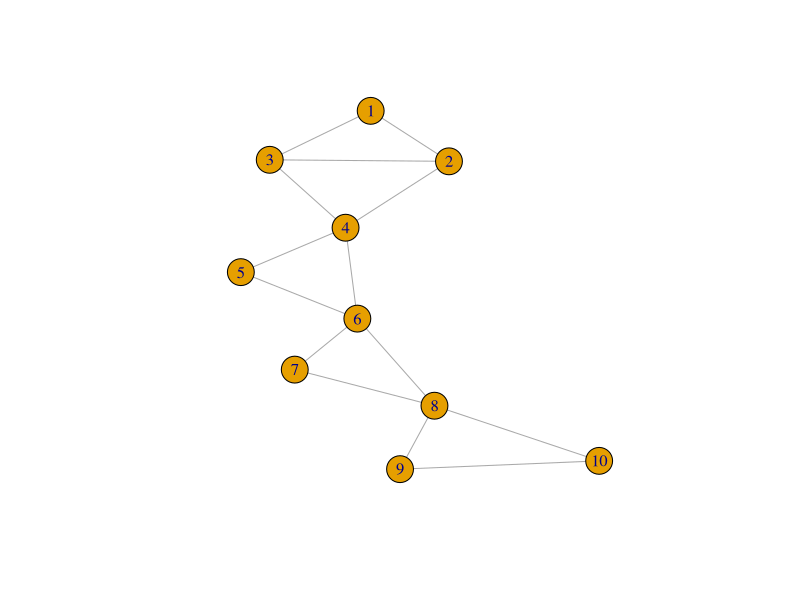

The R source for this figure: (Note: this script raises an error after producing the figure.)
## ---- chunk 1
knitr::opts_chunk$set(echo = TRUE, warning = FALSE, message = FALSE, cache=TRUE)
## ---- chunk 2
ccc = 5 # cache_indicator

rm(list=ls())
# load packages
pkgs = c("tidyverse","BRISC","igraph","gRbase","foreach","Matrix","sparseMVN","MBA","plotly","RBGL","mvtnorm","mgcv","coda","tictoc")
lapply(pkgs, require, character.only = TRUE)
#Rcpp::sourceCpp('rcpprnorm.cpp')

# Calculate multivariate normal likelihood with precision matrix K and sample covariance matrix S.
ellK <- function (K, S, n=1)
{
  value <- (n/2) * (as.numeric(determinant(K,logarithm = TRUE)$mod) - sum(rowSums(K * S)))
  return(value)
}

# Calculate Matern cross-covariance with distance u
matern <- function (u, phi, kappa)
{
  if (is.vector(u))
    names(u) <- NULL
  if (is.matrix(u))
    dimnames(u) <- list(NULL, NULL)
  uphi <- u/phi
  uphi <- ifelse(u > 0, (((2^(-(kappa - 1)))/ifelse(0, Inf,
                                                    gamma(kappa))) * (uphi^kappa) * besselK(x = uphi, nu = kappa)),
                 1)
  uphi[u > 600 * phi] <- 0
  return(uphi)
}

# Propose a new cross-correlation parameter and update the current covariance matrix.
fill.offdiagonal.one <- function(theta,m){
  clq.match <- which(unlist(lapply(clqs,function(x){all(!is.na(match(as.numeric(clqs_2[[m]]),as.numeric(x))))}))>0)
  sep.match <- which(unlist(lapply(seps,function(x){all(!is.na(match(as.numeric(clqs_2[[m]]),as.numeric(x))))}))>0)
  clq.ind <- lapply(clqs[clq.match],function(x){match(as.numeric(clqs_2[[m]]),as.numeric(x))})
  sep.ind <- lapply(seps[sep.match],function(x){match(as.numeric(clqs_2[[m]]),as.numeric(x))})

  v <- sort(clqs_2[[m]])
  sig <- sqrt(sigmahat.mat[v[1],v[1]] * sigmahat.mat[v[2],v[2]]) *( (phihat.mat[v[1],v[1]]^nuhat.mat[v[1],v[1]]) * (phihat.mat[v[2],v[2]]^nuhat.mat[v[2],v[2]])) * ((1/ phihat.mat[v[1],v[2]]) ^(2*nuhat.mat[v[1],v[2]])) * theta[m]
  sigmahat1.mat <- sigmahat.mat
  sigmahat1.mat[v[1],v[2]] <- sigmahat1.mat[v[2],v[1]] <- sig
  Stemp <-sig *matern(D,phi= 1/phihat.mat[v[1],v[2]], kappa= nuhat.mat[v[1],v[2]])

  Stemp.clq <- Slist.clq
  Stemp.sep <- Slist.sep
  Rtemp.clq <- Rlist.clq
  Rtemp.sep <- Rlist.sep

  for(i in 1:length(clq.match)){
    v <- clq.ind[[i]]
    idx=c(((v[1]-1)*n+1):(v[1]*n))
    jdx=c(((v[2]-1)*n+1):(v[2]*n))
    Stemp.clq[[clq.match[i]]][idx,jdx] <- Stemp
    Stemp.clq[[clq.match[i]]][jdx,idx] <- Stemp
    Rtemp.clq[[clq.match[i]]][v[1],v[2]] <- Rtemp.clq[[clq.match[i]]][v[2],v[1]] <- theta[m]
  }

  if(length(sep.match)>0){
    for(i in 1:length(sep.match)){
      v <- sep.ind[[i]]
      idx=c(((v[1]-1)*n+1):(v[1]*n))
      jdx=c(((v[2]-1)*n+1):(v[2]*n))
      Stemp.sep[[sep.match[i]]][idx,jdx] <- Stemp
      Stemp.sep[[sep.match[i]]][jdx,idx] <- Stemp
      Rtemp.sep[[sep.match[i]]][v[1],v[2]] <- Rtemp.sep[[sep.match[i]]][v[2],v[1]] <- theta[m]
    }
  }
  return(list(Slc=Stemp.clq,Sls=Stemp.sep,Rlc=Rtemp.clq,Rls=Rtemp.sep,sigmahat=sigmahat1.mat))
}

# Calculate new likelihood based on the proposed cross-correlation parameter
comp.lik.oneedge <- function(t,S.clq,S.sep,R.clq,R.sep){
  clq.match <- clqmatchedge[[t]]
  sep.match <- sepmatchedge[[t]]
  y=unlist(wl)
  n=length(y)/q
  m = 1

  k.store <- list()
  k.sep.store <- list()

  max.clq.length <- max(sapply(clqs[clq.match],length))

  lclq <- lsep <- NULL

  if(max.clq.length > 2){
    pdind.clq <- unlist(lapply(clq.match,function(x){
      slanczos(R.clq[[x]],k=1,kl=1)$val[2]}))

    pdind.sep <- NULL
    if(length(sep.match)>0){
      pdind.sep <- unlist(lapply(sep.match,function(x){
        slanczos(R.sep[[x]],k=1,kl=1)$val[2]}))}

    pdind <- c(pdind.clq,pdind.sep)
  } else {
    pdind <- 1}

  if(all(pdind>0)){
    lclq <- unlist(lapply(clq.match,function(l){
      kdummy <- rcppeigen_invert_matrix(S.clq[[l]])
      Sy=Sy.clq.list[[l]]
      value <- ellK(K=kdummy, S=Sy, n=1)
      value}))

    if(length(sep.match)>0){
      lsep <- unlist(lapply(sep.match,function(l){
        kdummy <- rcppeigen_invert_matrix(S.sep[[l]])
        Sy=Sy.sep.list[[l]]
        value <- ellK(K=kdummy, S=Sy, n=1)
        value}))
    } else {
      lsep =0
    }
    val <- sum(lclq) - sum(lsep)
  } else {
    val <- -10^26
  }
  return(list(lik=-val,lclq=lclq,lsep=lsep))
}

# Calculate likelihood of multivariate normal which respects a decomposable graph with clique = clqs, separator = seps
decomp_ips_par <- function(S,q,clqs=clqs, seps=seps){
  k.store <- list()
  k.sep.store <- list()
  n <- ncol(S)/q
  S <- (S + t(S))/2

  kclq <- foreach(l=1:length(clqs),.combine='+',.export=c("clqs","seps"),.packages = "FastGP") %do%{
    varsub <- clqs[[l]]
    sub <- unlist(lapply(varsub,function(x){c(((x-1)*n+1):(x*n))}))
    kdummy <- matrix(0,ncol=n*q,nrow=n*q)
    kdummy[sub,sub]=rcppeigen_invert_matrix(S[sub,sub])
    kdummy
  }

  ksep <- foreach(l=2:length(seps),.combine='+',.export=c("clqs","seps"),.packages = "FastGP") %do%
  {
    varsub <- seps[[l]]
    sub <- unlist(lapply(varsub,function(x){c(((x-1)*n+1):(x*n))}))
    kdummy <- matrix(0,ncol=n*q,nrow=n*q)
    kdummy[sub,sub] <- rcppeigen_invert_matrix(S[sub,sub])
    kdummy
  }
  K <- kclq - ksep
  return((K+t(K))/2)
}

simp.mat <- function(A){
  d <- dim(A)
  Am <- matrix(nrow=d[1],ncol=d[2]*d[3])
  for(i in 1:d[1]){
    Am[i,] <- as.numeric(t(A[i,,]))
  }
  return(Am)
}
## ---- chunk 3
ccc = 5 # cache_indicator
q=10
# Fix graph and plot it
G_V <- make_graph(c(1,2,2,3,1,3,2,4,3,4,4,5,5,6,4,6,6,7,7,8,6,8,8,9,9,10,8,10),directed=FALSE)
plot(G_V)
A_V <- as.matrix(as_adjacency_matrix(G_V))
## ---- chunk 4
ccc = 5 # cache_indicator
# list cliques and separators
diag(A_V) <- 0
Dord <- rip(as(A_V,"graphNEL"))
clqs <- lapply(Dord$cliques,as.integer)
clqs <- lapply(clqs,sort)
max.clq.length <- max(sapply(clqs,function(x){length(x)}))
seps <- lapply(Dord$separators,as.integer)
seps <- lapply(seps,sort)
b <- lapply(clqs,function(x){x<-sort(x);c <- combn(x,2);c})
b <- reduce(b,cbind) %>% unique(MARGIN=2)
clqs_2 <- split(b,rep(1:ncol(b), each = nrow(b)))
max.clq.length <- max(sapply(clqs,length))

# Plot cliques in sequence
par(mfrow=c(3,3),mar=c(3,4,2,2))
plot(induced_subgraph(G_V,clqs[[1]]),vertex.label = clqs[[1]], vertex.size=100, main="Clique 1")
plot(induced_subgraph(G_V,seps[[2]]),vertex.label = seps[[2]],label.cex=10, vertex.size=100, main="Separator 1")
plot(induced_subgraph(G_V,clqs[[2]]),vertex.label = clqs[[2]],label.cex=3,vertex.size=100, main="Clique 2")
plot(induced_subgraph(G_V,seps[[3]]),vertex.label = seps[[3]],label.cex=3,vertex.size=100, main="Separator 2")
plot(induced_subgraph(G_V,clqs[[3]]),vertex.label = clqs[[3]],label.cex=3,vertex.size=100, main="Clique 3")
plot(induced_subgraph(G_V,seps[[4]]),vertex.label = seps[[4]],label.cex=3,vertex.size=100, main="Separator 3")
plot(induced_subgraph(G_V,clqs[[4]]),vertex.label = clqs[[4]],label.cex=3,vertex.size=100, main="Clique 4")
plot(induced_subgraph(G_V,seps[[5]]),vertex.label = seps[[5]],label.cex=3,vertex.size=100, main="Separator 4")
plot(induced_subgraph(G_V,clqs[[5]]),vertex.label = clqs[[5]],label.cex=3, vertex.size=100, main="Clique 5")
## ---- chunk 5
ccc = 5 # cache_indicator
plot(make_tree(length(clqs),1,mode="undirected"), vertex.label=sapply(clqs,function(x){paste(x,sep=", ", collapse=", ")}), vertex.size=40, edge.label = sapply(seps[-1],function(x){paste(x,sep=", ", collapse=", ")}), title="Junction tree", label.cex=5, main="Junction tree")
## ---- chunk 6
ccc = 5 # cache_indicator
set.seed(23)
# number of locations
n=250
# number of variables
q = 10
# Generating locations on (0,1) * (0,1) plane and calculating distance matrix
coords <- cbind(runif(n,0,1),runif(n,0,1))
D <-  as.matrix(dist(coords))

# Fixing multivariate Matern parameters
D_B=0
R <- matrix(runif(q^2,-1,1), ncol=q) 
B <- matrix(rnorm(q^2,0,2), ncol=q)
r0 <- runif(q-1,0.1,0.7)
R_B <- cov2cor(B %*% t(B))
nu.mat = matrix(0.5, ncol=q, nrow= q)
phi.diag= sample(seq(1,5,length.out = q))
sigma.diag= sample(seq(5,1,length.out = q))
phi.mat = diag(phi.diag)
# Creating scale matrix
for(i in 1:(q-1)){
  for (j in (i+1): q){
    phi.mat[i,j]= sqrt((phi.mat[i,i]^2 + phi.mat[j,j]^2)/2) + D_B*(1-R_B[i,j])
    phi.mat[j,i] = phi.mat[i,j]
  }
}
# Creating sigma matrix  
sigma.mat=diag(sigma.diag)
# Cross-correlation parameters
b <- cov2cor(R %*% t(R))
for(i in 1:(q-1)){
  for (j in (i+1): q){
    sigma.mat[i,j]= sqrt(sigma.mat[i,i] * sigma.mat[j,j]) *( (phi.mat[i,i]^nu.mat[i,i]) * (phi.mat[j,j]^nu.mat[j,j])) * ((1/ phi.mat[i,j]) ^(2*nu.mat[i,j])) * b[i,j] 
    sigma.mat[j,i] = sigma.mat[i,j]
  }
}

# Constructing cross-covariance matrix for the process
SIGMA <- matrix(ncol=n*q, nrow=n*q)

for (i in 1:q){
  for(j in i:q){
    idx=c(((i-1)*n+1):(i*n))
    jdx=c(((j-1)*n+1):(j*n))
    SIGMA[idx,jdx] = sigma.mat[i,j]*matern(D,phi= 1/phi.mat[i,j], kappa= nu.mat[i,j])
    SIGMA[jdx,idx] = SIGMA[idx,jdx]
  }
}
# Create Cholesky decomposition
S <- SIGMA
## ---- chunk 7
ccc = 5 # cache_indicator
# Calculate GGP precision matrix
K0 = decomp_ips_par(S, 10, clqs=clqs, seps = seps)
B <- as((K0+t(K0))/2, "sparseMatrix") 
Lk <- Cholesky(B, LDL=FALSE)

rm(K0)
rm(B)
w0 <- rmvn.sparse(1,mu=rep(0,n*q),CH=Lk)
## ---- chunk 8
ccc = 5 # cache_indicator
# Covariate
X <- rnorm(n*q,0,2)
# Regression coefficient for covariate
beta0 <- runif(q,-2,2)
# Error variance
tausq0 <- rep(0.25,q)
# Generate error
e0 <- rnorm(n*q,0,sqrt(tausq0[1]))
Y <- as.numeric(t(X) %*% diag(rep(beta0,each=n)) + w0 + e0)
X <- as.numeric(X)
w.data <- matrix(w0,ncol=q)
Y.data <- matrix(Y, ncol=q)
X.data <- matrix(X, ncol=q)
## ---- chunk 9
ccc = 5 # cache_indicator
# Fixing test set location for each variable
test.prop <- 0.2
test.sample <- list()
exc <- list()
for(k in 1:q){
  test.sample[[k]] <- sort(sample(1:n,size=n*test.prop))
  exc[[k]] <- test.sample[[k]] + (k-1)*n
}

# Splitting into train and test data
Y.train <- sapply(1:q,function(x){Y.data[,x][-test.sample[[x]]]},simplify = TRUE)
X.train <- sapply(1:q,function(x){X.data[,x][-test.sample[[x]]]},simplify = TRUE)
X.test <- sapply(1:q,function(x){X.data[,x][test.sample[[x]]]},simplify = TRUE)
Y.test <- sapply(1:q,function(x){Y.data[,x][test.sample[[x]]]},simplify = TRUE)

## ---- chunk 10
#print("Surface plots for latent processes")
# surf_w=list()
# for(i in 1:q){
#   surf_w[[i]] <- mba.surf(cbind(coords,w.data[,i]), no.X=200, no.Y=200, h=5, m=2, extend=F, b.box=c(min(coords[,1]),max(coords[,1]),min(coords[,2]),max(coords[,2])))$xyz.est
# }
# fig <- htmltools::tagList()
# for(i in 1:q){
# fig[[i]] <- plot_ly(x = surf_w[[i]]$x, y = surf_w[[i]]$y, z=surf_w[[i]]$z, type = "surface") %>% layout(title=paste("Surface plots for latent process for variable", i))
# }
# fig
## ---- chunk 11
# #"Surface plots for observed outcome")
# surf_Y=list()
# for(i in 1:q){
#   surf_Y[[i]] <- mba.surf(cbind(coords,Y.data[,i]), no.X=200, no.Y=200, h=5, m=2, extend=F, b.box=c(min(coords[,1]),max(coords[,1]),min(coords[,2]),max(coords[,2])))$xyz.est
# }
# fig <- htmltools::tagList()
# for(i in 1:q){
# fig[[i]] <- plot_ly(x = surf_Y[[i]]$x, y = surf_Y[[i]]$y, z=surf_Y[[i]]$z, type = "surface") %>% layout(title=paste("Surface plots for latent process for variable", i))
# }
# fig
## ---- chunk 12
ccc = 5 # cache_indicator
# n: number of locations
# q: number of variables
# m: number of nearest neighbors considered
# coords: a n*2 coordinate matrix of locations
# test.sample: A list of length q storing the missing (test) locations for each variable
# X.train: The covariate matrix (assuming one covariate here) 
# Y.train: Observations (n*q matrix)
# Fitting the model
# Estimating marginal materns with BRISC
M <- list()
for(i in 1:q){
  M[[i]] <- BRISC_estimation(coords[-test.sample[[i]],], x=as.matrix((X.train[,i])), y=(Y.train[,i]), n.neighbors = 15, cov.model="exponential")
}

# Fix marginal smoothness as 0.5
nuhat.mat = matrix(0.5, ncol=q, nrow= q)

# Get marginal scale parameters and calculate cross-scale parameters
phihat.diag=  unlist(lapply(M,function(x){x$Theta[3]}))
phihat.mat = diag(phihat.diag)

for(i in 1:(q-1)){
  for (j in (i+1): q){
    phihat.mat[i,j]= sqrt((phihat.mat[i,i]^2 + phihat.mat[j,j]^2)/2)
    phihat.mat[j,i] = phihat.mat[i,j]
  }
}
# Regression coefficient
beta <- unlist(lapply(M,function(x){x$Beta}))
# Error variance
tausq= unlist(lapply(M,function(x){x$Theta[2]}))

## ---- chunk 13
ccc = 5 # cache_indicator
# Node coloring
g_v <- graph_from_adjacency_matrix(A_V,mode="undirected")
g_V <- as(A_V[as.numeric(max_cardinality(g_v)$alpha),as.numeric(max_cardinality(g_v)$alpha)],"graphNEL")
coloring <- as.numeric(sequential.vertex.coloring(g_V)$color[max_cardinality(g_v)$alpham])
plot(g_v, vertex.color=c("Pink","Green","Yellow"))

# Get cliques and separators
diag(A_V) <- 0
Dord <- rip(as(A_V,"graphNEL"))
clqs <- lapply(Dord$cliques,as.integer)
clqs <- lapply(clqs,sort)
max.clq.length <- max(sapply(clqs,function(x){length(x)}))
seps <- lapply(Dord$separators,as.integer)
seps <- lapply(seps,sort)
bb <- lapply(clqs,function(x){x<-sort(x);c <- combn(x,2);c})
bb <- reduce(bb,cbind) %>% unique(MARGIN=2)
clqs_2 <- split(bb,rep(1:ncol(bb), each = nrow(bb)))
true <- unlist(lapply(clqs_2,function(x){b[x[1],x[2]]}))
max.clq.length <- max(sapply(clqs,length))

# Coloring for edges
ne <- length(clqs_2)
A_E <- matrix(0,nrow=ne, ncol=ne)
if(ne >1){
  for(i in 1:(ne-1)){
    for(j in (i+1):ne){
      e <- sort(union(clqs_2[[i]], clqs_2[[j]]))
      A_E[i,j] <- any(sapply(clqs, function(x){setequal(intersect(x,e),e)}))
      A_E[j,i] <- A_E[i,j]
    }
  }
  g_e <- graph_from_adjacency_matrix(A_E,mode="undirected")
  g_E <- as(A_E[as.numeric(max_cardinality(g_e)$alpha),as.numeric(max_cardinality(g_e)$alpha)],"graphNEL")
  coloring_e <- as.numeric(sequential.vertex.coloring(g_E)$color[max_cardinality(g_e)$alpham])
} else{
  coloring_e <- 0  
}

## ---- chunk 14
ccc = 5 # cache_indicator
# Initial cross-covariance matrix
rho=0.5
R_V= (1-rho)*diag(q) + rho*cor(Y.train)
R <- R_V
# Initial cross-correlation parameters
theta = unlist(lapply(clqs_2,function(x){R_V[x[1],x[2]]}))
sigmahat.diag=unlist(lapply(M,function(x){x$Theta[1]}))
sigmahat.mat=diag(sigmahat.diag)
for(i in 1:(q-1)){
  for (j in (i+1): q){
    sigmahat.mat[i,j]=  sqrt(sigmahat.mat[i,i] * sigmahat.mat[j,j]) *( (phihat.mat[i,i]^nuhat.mat[i,i]) * (phihat.mat[j,j]^nuhat.mat[j,j])) * ((1/ phihat.mat[i,j]) ^(2*nuhat.mat[i,j])) * R_V[i,j] 
    sigmahat.mat[j,i] = sigmahat.mat[i,j]
  }
}

# Store clique and separator cross-covariances as a list
Slist.clq <- Slist.sep <- list()
Rlist.clq <- Rlist.sep <- list()

for(k in 1:length(clqs)){
  comp <- sort(clqs[[k]])
  pc <- length(clqs[[k]])
  sigmahat.sub <- sigmahat.mat[comp,comp]
  phihat.sub <- phihat.mat[comp,comp]
  nu.sub <- nu.mat[comp,comp]
  Stemp <- matrix(nrow=n*pc,ncol=n*pc)
  for (i in 1:pc){
    for(j in i:pc){
      idx=c(((i-1)*n+1):(i*n))
      jdx=c(((j-1)*n+1):(j*n))
      Stemp[idx,jdx] = sigmahat.sub[i,j]*matern(D,phi= 1/phihat.sub[i,j], kappa= nu.sub[i,j])
      Stemp[jdx,idx] = Stemp[idx,jdx]
    }
  }
  Slist.clq[[k]] <- Stemp
  Rlist.clq[[k]] <- R[comp,comp]
  rm(Stemp)
}

for(k in 2:length(seps)){
  comp <- sort(seps[[k]])
  pc <- length(seps[[k]])
  sigmahat.sub <- as.matrix(sigmahat.mat[comp,comp])
  phihat.sub <- as.matrix(phihat.mat[comp,comp])
  nu.sub <- as.matrix(nu.mat[comp,comp])
  Stemp <- matrix(nrow=n*pc,ncol=n*pc)
  for (i in 1:pc){
    for(j in i:pc){
      idx=c(((i-1)*n+1):(i*n))
      jdx=c(((j-1)*n+1):(j*n))
      Stemp[idx,jdx] = sigmahat.sub[i,j]*matern(D,phi= 1/phihat.sub[i,j], kappa= nu.sub[i,j])
      Stemp[jdx,idx] = Stemp[idx,jdx]
    }
  }
  Slist.sep[[k]] <- Stemp
  Rlist.sep[[k]] <- R[comp,comp]
  rm(Stemp)
}
clqmatchedge <- sepmatchedge <- list()
for(t in 1:length(clqs_2)){
  clqmatchedge[[t]] <- which(unlist(lapply(clqs,function(x){all(!is.na(match(as.numeric(clqs_2[[t]]),as.numeric(x))))}))>0)
  sepmatchedge[[t]] <- which(unlist(lapply(seps,function(x){all(!is.na(match(as.numeric(clqs_2[[t]]),as.numeric(x))))}))>0)
}

clqmatchvar <- sepmatchvar <- list()
for(t in 1:q){
  clqmatchvar[[t]] <- which(unlist(lapply(clqs,function(x){all(!is.na(match(as.numeric(t),as.numeric(x))))}))>0)
  sepmatchvar[[t]] <- which(unlist(lapply(seps,function(x){all(!is.na(match(as.numeric(t),as.numeric(x))))}))>0)
}

# Initial latent spatial process parameters
Yl <- list()
Xl <- list()
wl <- list()
for(i in 1:q){
  Yl[[i]] = Y.train[,i]
  Xl[[i]] = X.train[,i]
  wl[[i]] = numeric(n)
  cmatch <- clqmatchvar[[i]][1]
  imatch <- which(clqs[[cmatch[1]]]==i)
  im <- c(((imatch-1)*n+1):(imatch*n))
  wtemp <- as.numeric(rmvnorm(1,sigma=Slist.clq[[cmatch[1]]][im,im]))
  wl[[i]][-test.sample[[i]]] = wtemp[-test.sample[[i]]]
  wl[[i]][test.sample[[i]]] = wtemp[test.sample[[i]]]
}

w = unlist(wl)
## ---- chunk 15
ccc = 5 # cache_indicator
# N: total number of MCMC samples
N = 1000
counter <- matrix(nrow=length(clqs_2),ncol=N)
countertau <- countersig <- counterphi <- matrix(nrow=q,ncol=N)
mcmc.store <- list(phi=phi.mat, sigma=sigma.mat, beta=beta0, r=true, betahat=matrix(nrow=N,ncol=q),tausq=tausq0,tausqhat=matrix(nrow=N,ncol=q),rhat=matrix(ncol=length(clqs_2),nrow=N),phihat=matrix(nrow=N,ncol=q),sigmahat=matrix(nrow=N,ncol=q),lik=matrix(nrow=N,ncol=2),
                   w=array(dim=c(N,q,n)),
                   ytest=Y.test,ytestpred=array(dim=c(N,q,n*(test.prop))))
mu=rep(0,n*q)

counter <- matrix(0,nrow=length(clqs_2),ncol=N)
countersig <- counterphi <- matrix(nrow=q,ncol=N)
lik.clq <- list()
lik.sep <- list()
Ytest <- list()

for (j in 1:N){
tic("totaltime")
  
  # Part 1, Sampling latent processes (w's): 
 for(k in c(1:length(unique(coloring)))){
    m = which(coloring==(k-1))
    tic("total")
    w.store <- lapply(m,function(t){
      ##tic()
      clq.match <- which(unlist(lapply(clqs,function(x){all(!is.na(match(as.numeric(t),as.numeric(x))))}))>0)
      sep.match <- which(unlist(lapply(seps,function(x){all(!is.na(match(as.numeric(t),as.numeric(x))))}))>0)
      o_t <- as.numeric(!c(1:n) %in% test.sample[[t]])
      mu_t <- numeric(n)
      mu_t[-test.sample[[t]]] <- Yl[[t]]-Xl[[t]]*beta[t]
      if(length(clq.match)==1){
        l=clq.match
        varsub <- which(clqs[[l]]==t)
        nbr <- which(clqs[[l]]!=t)
        nbr.w <- clqs[[l]][nbr]
        nbr.sub <- unlist(lapply(nbr,function(x){c(((x-1)*n+1):(x*n))}))
        nbr.sub.w <- unlist(lapply(nbr.w,function(x){c(((x-1)*n+1):(x*n))}))
        sub <- unlist(lapply(varsub,function(x){c(((x-1)*n+1):(x*n))}))
        sub.w <- unlist(lapply(t,function(x){c(((x-1)*n+1):(x*n))}))
        res <- list()
        S=Slist.clq[[l]]
        nbrsubinv <- rcppeigen_invert_matrix(S[nbr.sub,nbr.sub])
        res[[1]] <- rcppeigen_invert_matrix(S[sub,sub] - S[sub,nbr.sub] %*% nbrsubinv %*% S[nbr.sub,sub])
        res[[2]] <- res[[1]]%*%S[sub,nbr.sub] %*% nbrsubinv %*% w[nbr.sub.w]
        lclq <- res
        lclq <- list(lclq)
        rm(res)
      } else {
        lclq <- lapply(clq.match,function(l){
          ##tic()
          varsub <- which(clqs[[l]]==t)
          nbr <- which(clqs[[l]]!=t)
          nbr.w <- clqs[[l]][nbr]
          nbr.sub <- unlist(lapply(nbr,function(x){c(((x-1)*n+1):(x*n))}))
          nbr.sub.w <- unlist(lapply(nbr.w,function(x){c(((x-1)*n+1):(x*n))}))
          sub <- unlist(lapply(varsub,function(x){c(((x-1)*n+1):(x*n))}))
          sub.w <- unlist(lapply(t,function(x){c(((x-1)*n+1):(x*n))}))
          res <- list()
          S=Slist.clq[[l]]
          nbrsubinv <- rcppeigen_invert_matrix(S[nbr.sub,nbr.sub])
          res[[1]] <- rcppeigen_invert_matrix(S[sub,sub] - S[sub,nbr.sub] %*% nbrsubinv %*% S[nbr.sub,sub])
          res[[2]] <- res[[1]]%*%S[sub,nbr.sub] %*% nbrsubinv %*% w[nbr.sub.w]
          res})
      }
      if(length(sep.match)>0){
        if(length(sep.match==1)){
          l=sep.match
          if(length(seps[[l]])==1){
            #tic()
            varsub <- which(seps[[l]]==t)
            sub <- unlist(lapply(varsub,function(x){c(((x-1)*n+1):(x*n))}))
            res <- list()
            S <- Slist.sep[[l]]
            res[[1]] <- rcppeigen_invert_matrix(S[sub,sub])
            res[[2]] <- rep(0,n)
          } else {
            varsub <- which(seps[[l]]==t)
            nbr <- which(seps[[l]]!=t)
            nbr.w <- seps[[l]][nbr]
            nbr.sub <- unlist(lapply(nbr,function(x){c(((x-1)*n+1):(x*n))}))
            nbr.sub.w <- unlist(lapply(nbr.w,function(x){c(((x-1)*n+1):(x*n))}))
            sub <- unlist(lapply(varsub,function(x){c(((x-1)*n+1):(x*n))}))
            sub.w <- unlist(lapply(t,function(x){c(((x-1)*n+1):(x*n))}))
            res <- list()
            S=Slist.sep[[l]]
            nbrsubinv <- rcppeigen_invert_matrix(S[nbr.sub,nbr.sub])
            res[[1]] <- rcppeigen_invert_matrix(S[sub,sub] - S[sub,nbr.sub] %*% nbrsubinv %*% S[nbr.sub,sub])
            res[[2]] <- res[[1]]%*%S[sub,nbr.sub] %*% nbrsubinv %*% w[nbr.sub.w]
          }
          lsep <- res
          lsep <- list(lsep)
          rm(res)
        } else {
          lsep <- lapply(sep.match,function(l){ if(length(seps[[l]])==1){
            #tic()
            varsub <- which(seps[[l]]==t)
            nbr <- which(seps[[l]]!=t)
            nbr.w <- seps[[l]][nbr]
            nbr.sub <- unlist(lapply(nbr,function(x){c(((x-1)*n+1):(x*n))}))
            nbr.sub.w <- unlist(lapply(nbr.w,function(x){c(((x-1)*n+1):(x*n))}))
            sub <- unlist(lapply(varsub,function(x){c(((x-1)*n+1):(x*n))}))
            sub.w <- unlist(lapply(t,function(x){c(((x-1)*n+1):(x*n))}))
            res <- list()
            S <- Slist.sep[[l]]
            nbrsubinv <- rcppeigen_invert_matrix(S[nbr.sub,nbr.sub])
            res[[1]] <- rcppeigen_invert_matrix(S[sub,sub]-S[sub,nbr.sub] %*% nbrsubinv %*% S[nbr.sub,sub])
            res[[2]] <- res[[1]]%*%S[sub,nbr.sub] %*% nbrsubinv %*% w[nbr.sub.w]
          } else {
            varsub <- which(seps[[l]]==t)
            nbr <- which(seps[[l]]!=t)
            nbr.w <- seps[[l]][nbr]
            nbr.sub <- unlist(lapply(nbr,function(x){c(((x-1)*n+1):(x*n))}))
            nbr.sub.w <- unlist(lapply(nbr.w,function(x){c(((x-1)*n+1):(x*n))}))
            sub <- unlist(lapply(varsub,function(x){c(((x-1)*n+1):(x*n))}))
            sub.w <- unlist(lapply(t,function(x){c(((x-1)*n+1):(x*n))}))
            res <- list()
            S=Slist.sep[[l]]
            nbrsubinv <- rcppeigen_invert_matrix(S[nbr.sub,nbr.sub])
            res[[1]] <- rcppeigen_invert_matrix(S[sub,sub] - S[sub,nbr.sub] %*% nbrsubinv %*% S[nbr.sub,sub])
            res[[2]] <- res[[1]]%*%S[sub,nbr.sub] %*% nbrsubinv %*% w[nbr.sub.w]
          }
            res})
        }
        cond.sig <- rcppeigen_invert_matrix((1/tausq[t])*diag(o_t) + Reduce(`+`,lapply(lclq,function(x){x[[1]]}))  -
                                              Reduce(`+`,lapply(lsep,function(x){x[[1]]})))
        cond.sig <- (cond.sig + t(cond.sig))/2 
        cond.mu <- cond.sig %*% ((1/tausq[t])*(mu_t) + Reduce(`+`,lapply(lclq,function(x){x[[2]]})) -
                                   Reduce(`+`,lapply(lsep,function(x){x[[2]]})))
        #toc()
      } else {
        cond.sig <- rcppeigen_invert_matrix((1/tausq[t])*diag(o_t) + Reduce(`+`,lapply(lclq,function(x){x[[1]]})))
        cond.sig <- (cond.sig + t(cond.sig))/2 
        cond.mu <-cond.sig %*% ((1/tausq[t])*(mu_t) + Reduce(`+`,lapply(lclq,function(x){x[[2]]})))
      }
      as.numeric(mvrnormArma(1,mu=cond.mu,sigma=cond.sig))
    })
    toc()
    if(length(m)==1){
      wl[[m]] <- as.numeric(w.store[[1]])
      etest <- rnorm(n*test.prop,sd=sqrt(tausq[m]))
      Ytest[[m]] <- X.test[,m] * beta[m] + as.numeric(w.store[[1]][test.sample[[m]]]) + etest
    } else {
      for(i in 1:length(m)){
        wl[[m[i]]] <- as.numeric(w.store[[i]])
        etest <- rnorm(n*test.prop,sd=sqrt(tausq[m[i]]))
        Ytest[[m[i]]] <- X.test[,m[i]] * beta[m[i]] + as.numeric(w.store[[i]][test.sample[[m[i]]]]) + etest
      }
    }
    w <- unlist(wl)
  }
  
  # Update likelihood values based on new draws of latent processes
  lik.clq.temp <- lapply(1:length(clqs),function(c){
    varsub <- clqs[[c]]
    sub <- unlist(lapply(varsub,function(x){c(((x-1)*n+1):(x*n))}))
    S_Y <- w[sub] %*% t(w[sub])
    return(list(S_Y,ellK(K=rcppeigen_invert_matrix(Slist.clq[[c]]),S=S_Y,n=1)))})
  
  lik.sep.temp <- lapply(2:length(seps),function(c){
    varsub <- seps[[c]]
    sub <- unlist(lapply(varsub,function(x){c(((x-1)*n+1):(x*n))}))
    S_Y <- w[sub] %*% t(w[sub])
    return(list(S_Y,ellK(K=rcppeigen_invert_matrix(Slist.sep[[c]]),S=S_Y,n=1)))})
  
  
  lik.clq <- lapply(lik.clq.temp, "[[", 2)
  Sy.clq.list <- lapply(lik.clq.temp, "[[", 1)
  
  lik.sep <- lapply(lik.sep.temp, "[[", 2)
  Sy.sep.list <- lapply(lik.sep.temp, "[[", 1)
  
  lik.sep <- append(100,lik.sep)
  Sy.sep.list <- append(100,Sy.sep.list)
  
  rm(lik.clq.temp)
  rm(lik.sep.temp)
  
  
  # Part 2: simulate correlation parameters using Metropolis-hastings
  # g : (-1,1) -> R is a function that maps the correlation values to real line, thus allowing us to use normal distribution as a proposal distribution
  g=function(x){log((1+x)/(1-x))}
  gprime=function(x){
    2/(1-x^2)
  }
  ginv = function(x){
    (exp(x)-1)/(exp(x)+1)
  }
  
 if(length(clqs_2)){
    for(k in c(1:length(unique(coloring_e)))){
      m = which(coloring_e==(k-1))
      rup <- lapply(m, function(t)
      {lclq <- lsep <- 0
  # checking cliques corresponding to specific correlation
  clqt <- clqmatchedge[[t]] 
  sept <- sepmatchedge[[t]]
  # summing up clique likelihoods
  lclq <- sum(sapply(clqt,function(x){lik.clq[[x]]})) 
  if(length(sept)>0){
    lsep <- sum(sapply(sept,function(x){lik.sep[[x]]}))
  }
  lik.v <- -(lclq-lsep)
  r=0
  theta_t = theta[t]
  ita_t=g(theta_t)
  ita_t1 = rnorm(1,ita_t,0.4)
  theta_t1=ginv(ita_t1)
  thetanew <- theta
  thetanew[t] <- theta_t1
  Su=fill.offdiagonal.one(thetanew,t)
  Slnew=list(clq=Su$Slc,sep=Su$Sls)
  Rlnew=list(clq=Su$Rlc,sep=Su$Rls)
  lik.up <- comp.lik.oneedge(t=t,S.clq=Slnew$clq,S.sep=Slnew$sep,R.clq=Rlnew$clq,R.sep=Rlnew$sep)
  lik.v <- c(lik.v,lik.up$lik)
  r=min(c(1,exp((-lik.v[2]+lik.v[1]) + log(abs(gprime(theta_t)/gprime(theta_t1))) + dnorm(ita_t1, log = TRUE) - dnorm(ita_t, log=TRUE))))
  u=runif(1)
  Slnew <- list(clq=lapply(clqt,function(x){Slnew$clq[[x]]}),sep=lapply(sept,function(x){Slnew$sep[[x]]}))
  Rlnew <- list(clq=lapply(clqt,function(x){Rlnew$clq[[x]]}),sep=lapply(sept,function(x){Rlnew$sep[[x]]}))
  if(u > r){
    list(NULL)
  } else {
    list(thetanew[t],Slnew,Rlnew,lik.up,lik.v)
  }
  })
      
      for(t in 1:length(m)){
        if(!is.null(rup[[t]][[1]])){
          clqt <- clqmatchedge[[m[t]]]
          sept <- sepmatchedge[[m[t]]]
          theta[m[t]] <- rup[[t]][[1]]
          sigmahat.mat <- fill.offdiagonal.one(theta,m[t])$sigma
          for(c in 1:length(clqt)){
            Slist.clq[[clqt[c]]] <- rup[[t]][[2]]$clq[[c]]
            Rlist.clq[[clqt[c]]]<- rup[[t]][[3]]$clq[[c]]
            lik.clq[[clqt[c]]] <- rup[[t]][[4]]$lclq[c]
          }
          if(length(sept)>0){
            for(c in 1:length(sept)){
              Slist.sep[[sept[c]]] <- rup[[t]][[2]]$sep[[c]]
              Rlist.sep[[sept[c]]] <- rup[[t]][[3]]$sep[[c]]
              lik.sep[[sept[c]]] <- rup[[t]][[4]]$lsep[c]
            }
          }
          #counter[m[t],j] <- 1
        }
      }
    }
 }

  mcmc.store$betahat[j,]=beta
  mcmc.store$rhat[j,]=theta
  mcmc.store$tausqhat[j,]=tausq
  mcmc.store$phihat[j,]= diag(phihat.mat)
  mcmc.store$sigmahat[j,]=diag(sigmahat.mat)
  for(k in 1:q){
    mcmc.store$ytestpred[j,k,]=as.numeric(Ytest[[k]])
  }
  print(j)
  toc()
}
## ---- chunk 16
ccc = 5 # cache_indicator
df=list(mcmc.store)
burnin=150
thin=2
N <- dim(df[[1]]$rhat)[1]
samples_after_burnin <- c(1:N)[-c(1:burnin)]
samples <- samples_after_burnin[seq(1, length(samples_after_burnin),by=thin)]
  
s2 <- 1
rhatmcmc <- mcmc.list(lapply(s2,function(x){mcmc(df[[x]]$rhat[samples,])}))
phihatmcmc <- lapply(s2,function(x){diag(df[[x]]$phihat)})
sigmahatmcmc <- lapply(s2,function(x){diag(df[[x]]$sigmahat)})
phisigmahatmcmc <- lapply(s2,function(x){diag(df[[x]]$phihat * df[[x]]$sigmahat)})
betahatmcmc <- lapply(s2,function(x){mcmc(df[[x]]$betahat)})
# test location prediction
ytestpredmcmc <- mcmc.list(lapply(s2,function(x){mcmc(simp.mat(df[[x]]$ytestpred[samples,,]))}))
ytestpredmcmc2 <- lapply(1:q, function(y){mcmc.list(lapply(s2,function(x){mcmc(df[[x]]$ytestpred[samples,y,])}))})
wmcmc <- mcmc.list(lapply(s2,function(x){mcmc(simp.mat(df[[x]]$w[samples,,]))}))

# cross-correlation estimates
rhat <- colMeans(as.matrix(rhatmcmc),na.rm = TRUE)
rhat_interv <- HPDinterval(rhatmcmc)[[1]]
rhat_lower <- rhat_interv[,1]
rhat_upper <- rhat_interv[,2]

# sigma_ij*phi_ij
true2 <- unlist(lapply(clqs_2,function(x){df[[1]]$sigma[x[1],x[2]] * df[[1]]$phi[x[1],x[2]]}))
rhatmcmcv2 <- unlist(lapply(1:length(clqs_2),function(u){
      v <- clqs_2[[u]]
      sqrt(sigmahatmcmc[[1]][v[1]] * sigmahatmcmc[[1]][v[2]]) * ((phihatmcmc[[1]][v[1]]^0.5) * (phihatmcmc[[1]][v[2]]^0.5)) * rhat[u]
    }))

rhatmcmcv2_lower <- unlist(lapply(1:length(clqs_2),function(u){
      v <- clqs_2[[u]]
      sqrt(sigmahatmcmc[[1]][v[1]] * sigmahatmcmc[[1]][v[2]]) * ((phihatmcmc[[1]][v[1]]^0.5) * (phihatmcmc[[1]][v[2]]^0.5)) * rhat_lower[u]
    }))


rhatmcmcv2_upper <- unlist(lapply(1:length(clqs_2),function(u){
      v <- clqs_2[[u]]
      sqrt(sigmahatmcmc[[1]][v[1]] * sigmahatmcmc[[1]][v[2]]) * ((phihatmcmc[[1]][v[1]]^0.5) * (phihatmcmc[[1]][v[2]]^0.5)) * rhat_upper[u]
    }))

# Scale* variance values
data.frame(true=diag(df[[1]]$sigma)*diag(df[[1]]$phi), est=phihatmcmc[[1]]*sigmahatmcmc[[1]]) %>% ggplot(aes(x=true,y=est)) + geom_point() + labs(y="True cross-correlation",x="Estimated cross-correlation") + geom_abline(slope = 1, intercept = 0,col="Red") + labs(y=expression(paste("Scale-variance product estimates (", hat(sigma^2*phi),")")), x= expression(paste("Scale-variance product true values (", sigma^2*phi,")")))


# Plot true vs estimated scaled cross-correlation
data.frame(true=true, est=rhat) %>% ggplot(aes(x=true,y=est)) + geom_point() + geom_errorbar(aes(ymin=rhat_lower,ymax=rhat_upper)) +  labs(x=expression(paste("Cross-correlation true values (",r[ij],")")),y=expression(paste("Cross-correlation estimtates (",hat(r)[ij],")"))) + geom_abline(slope = 1, intercept = 0,col="Red") + theme(axis.text=element_text(size=12),axis.title=element_text(size=14,face="bold"))

# Plot true vs estimated sigma_ij*phi_ij
data.frame(true=true2, est=rhatmcmcv2, est_lower=rhatmcmcv2_lower, est_upper=rhatmcmcv2_upper) %>% ggplot(aes(x=true,y=est)) + geom_point() + geom_errorbar(aes(ymin = est_lower, ymax = est_upper)) + geom_abline(slope = 1, intercept = 0, col="Red") + labs(y=expression(paste("Cross-scale * cross-covariance estimates (", hat(sigma[ij]*phi[ij]),")")), x= expression(paste("Cross-scale * cross-covariance true values (", sigma[ij]*phi[ij],")")))


# Plot true test data vs predictions
ypred = sapply(1:q, function(x){colMeans(ytestpredmcmc2[[x]][[1]],na.rm=TRUE)})
ypred_lower= sapply(1:q, function(x){HPDinterval(ytestpredmcmc2[[x]])[[1]][,1]})
ypred_upper= sapply(1:q, function(x){HPDinterval(ytestpredmcmc2[[x]])[[1]][,2]})


predvstrue= data.frame(true= as.numeric(mcmc.store$ytest), pred= as.numeric(ypred), pred_lower=as.numeric(ypred_lower), pred_upper=as.numeric(ypred_upper), var=rep(1:q, each=(n*test.prop)))
predmse= predvstrue %>% group_by(var) %>% summarize(mse=mean((true-pred)^2,na.rm=TRUE))
predvstrue= predvstrue %>% full_join(predmse) %>% mutate(var_mse=paste0("Var = ",var, ", MSE= ", round(mse,3)))
predvstrue %>% ggplot(aes(x=true,y=pred)) + geom_point() + 
  geom_errorbar(aes(ymin=ypred_lower,ymax=ypred_upper)) + 
  geom_abline(slope=1,intercept = 0, col="Red") + facet_wrap(~var_mse, scales='free_y') + labs(x="True values", y="Predicted values") +  theme(axis.text=element_text(size=12),axis.title=element_text(size=14,face="bold"))

